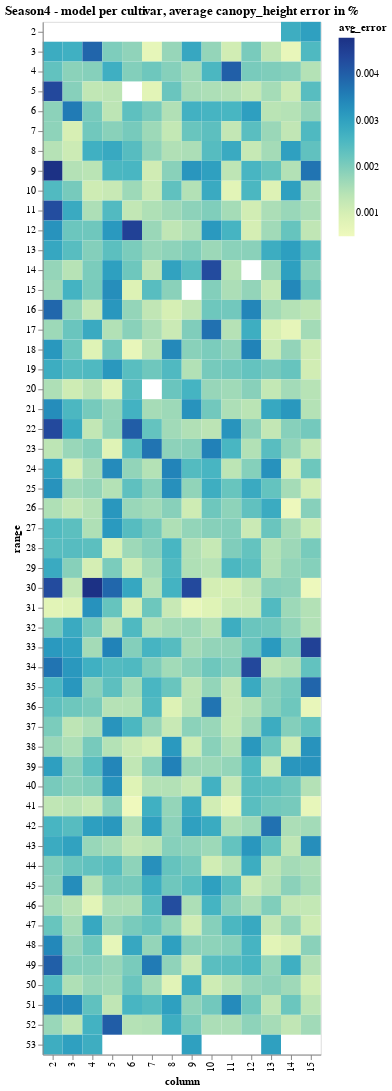

Source (notebook cell):
### Markdown cell above
Yes!  Now we have a full grid of values with the cultivar name, location, and the average error througout the season.  Let us 
plot this to see what it looks like.

### Code cell
import altair as alt
alt.Chart(plotdf, title="Season4 - model per cultivar, average canopy_height error in %").mark_rect().encode(
    x='column:O',
    y='range:O',
    color='avg_error',
    tooltip=[
        alt.Tooltip('cultivar:O', title='Cultivar'),
        alt.Tooltip('avg_error:Q', title='Model Error %'),
        alt.Tooltip('range:O',title='range'),
        alt.Tooltip('column:O',title='column')
    ]
)

### Figure 1 — Vega-Lite specification as saved in the notebook (floating-point values rounded to 4 significant figures; data arrays with more than 128 entries replaced by an {"elided": "..."} marker saying what was removed)
{"config": {"view": {"continuousWidth": 400, "continuousHeight": 300}}, "data": {"name": "data-cc4c4a2f76d360c26150a77b57c1567f"}, "mark": "rect", "encoding": {"color": {"type": "quantitative", "field": "avg_error"}, "tooltip": [{"type": "ordinal", "field": "cultivar", "title": "Cultivar"}, {"type": "quantitative", "field": "avg_error", "title": "Model Error %"}, {"type": "ordinal", "field": "range", "title": "range"}, {"type": "ordinal", "field": "column", "title": "column"}], "x": {"type": "ordinal", "field": "column"}, "y": {"type": "ordinal", "field": "range"}}, "title": "Season4 - model per cultivar, average canopy_height error in %", "$schema": "https://vega.github.io/schema/vega-lite/v4.8.1.json", "datasets": {"data-cc4c4a2f76d360c26150a77b57c1567f": {"elided": "703 records"}}}
